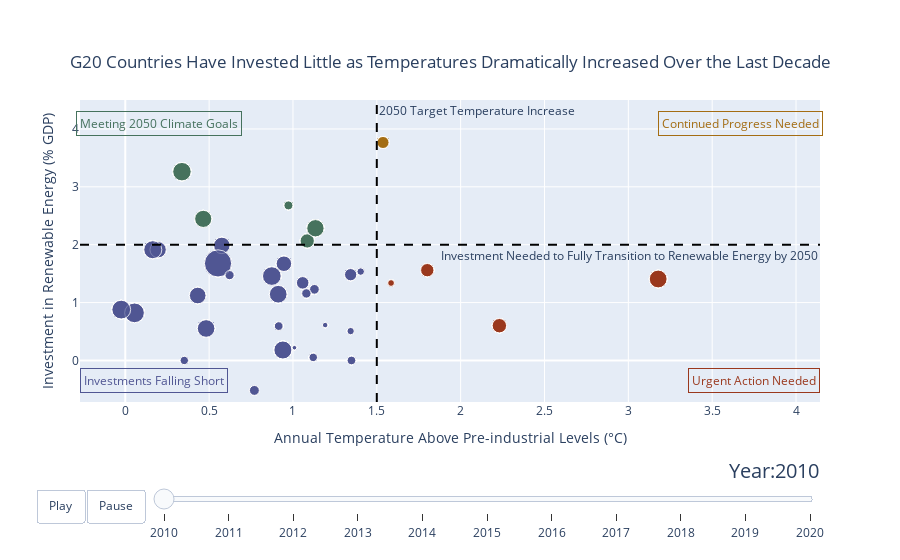

Notebook code cell kept with this figure:
### Code cell
# make plotly figure

import plotly.graph_objects as go

dataset = plotly_data.copy()

years = [2010, 2011, 2012, 2013, 2014, 2015, 2016, 2017, 2018, 2019, 2020]

# make figure
fig_dict = {
    "data": [],
    "layout": {},
    "frames": []
}

min_x_val = dataset['Temp_Change'].min()-.2
max_x_val = dataset['Temp_Change'].max()+.2
min_y_val = dataset['Investment_Percent'].min()-.2
max_y_val = dataset['Investment_Percent'].max()+.2

# fill in most of layout
fig_dict["layout"]["xaxis"] = {"range": [min_x_val, max_x_val], "title": f'Annual Temperature Above Pre-industrial Levels ({chr(176)}C)'}
fig_dict["layout"]["yaxis"] = {"range": [min_y_val, 4.5], "title": "Investment in Renewable Energy (% GDP)"}  # "type": "log" makes y-axis log scale
fig_dict["layout"]["hovermode"] = "closest"
fig_dict["layout"]["updatemenus"] = [
    {
        "buttons": [
            {
                "args": [None, {"frame": {"duration": 700, "redraw": False},
                                "fromcurrent": True, "transition": {"duration": 500,
                                                                    "easing": "quadratic-in-out"}}],
                "label": "Play",
                "method": "animate"
            },
            {
                "args": [[None], {"frame": {"duration": 0, "redraw": False},
                                  "mode": "immediate",
                                  "transition": {"duration": 0}}],
                "label": "Pause",
                "method": "animate"
            }
        ],
        "direction": "left",
        "pad": {"r": 10, "t": 87},
        "showactive": False,
        "type": "buttons",
        "x": 0.1,
        "xanchor": "right",
        "y": 0,
        "yanchor": "top"
    }
]

sliders_dict = {
    "active": 0,
    "yanchor": "top",
    "xanchor": "left",
    "currentvalue": {
        "font": {"size": 20},
        "prefix": "Year:",
        "visible": True,
        "xanchor": "right"
    },
    "transition": {"duration": 300, "easing": "cubic-in-out"},
    "pad": {"b": 10, "t": 50},
    "len": 0.9,
    "x": 0.1,
    "y": 0,
    "steps": []
}

Countries = list(plotly_data['Country'].unique())
Countries = sorted(Countries)

# make data
year = 2010
for Country in g20_countries:
    dataset_by_year = dataset[dataset["Year"] == year]
    dataset_by_year_and_country = dataset_by_year[
        dataset_by_year["Country"] == Country]

    data_dict = {
        "x": list(dataset_by_year_and_country["Temp_Change"]),
        "y": list(dataset_by_year_and_country["Investment_Percent"]),
        "mode": "markers",
        "marker": {
            "sizemode": "area",
            "sizeref": 300,
            "size": list(dataset_by_year_and_country["GDP_Per_Capita"]),
            "color": dataset_by_year_and_country.loc[dataset_by_year_and_country['Country']==Country].color_code[dataset_by_year_and_country['Year']==year]
            },
            "name": Country
            }
    fig_dict["data"].append(data_dict)

# make frames
for year in years:
    frame = {"data": [], "name": str(year)}
    for Country in g20_countries:
        dataset_by_year = dataset[dataset["Year"] == int(year)]
        dataset_by_year_and_country = dataset_by_year[
            dataset_by_year["Country"] == Country]

        data_dict = {
            "x": list(dataset_by_year_and_country["Temp_Change"]),
            "y": list(dataset_by_year_and_country["Investment_Percent"]),
            "mode": "markers",
            "marker": {
                "sizemode": "area",
                "sizeref": 300,
                "size": list(dataset_by_year_and_country["GDP_Per_Capita"]),
                "color": dataset_by_year_and_country.loc[dataset_by_year_and_country['Country']==Country].color_code[dataset_by_year_and_country['Year']==year]
                },
                "name": Country
                }
        frame["data"].append(data_dict)

    fig_dict["frames"].append(frame)
    slider_step = {"args": [
        [year],
        {"frame": {"duration": 1500, "redraw": False},
         "mode": "immediate",
         "transition": {"duration": 1500}}
    ],
        "label": year,
        "method": "animate"}
    sliders_dict["steps"].append(slider_step)


fig_dict["layout"]["sliders"] = [sliders_dict]

fig = go.Figure(fig_dict)

fig.add_hline(y=2, line_dash="dash", line_color="black", annotation_text="Investment Needed to Fully Transition to Renewable Energy by 2050", annotation_position="bottom right")
fig.add_vline(x=1.5, line_dash="dash", line_color="black", annotation_text="2050 Target Temperature Increase", annotation_position="top right")
fig.add_annotation(x=3.75, y=-.35, text="Urgent Action Needed", showarrow=False, font_size=12, bordercolor='#9A381D', font=dict(color='#9A381D'), borderpad=3)
fig.add_annotation(x=3.67, y=4.1, text="Continued Progress Needed", showarrow=False, font_size=12, bordercolor='#A46D13', font=dict(color='#A46D13'), borderpad=3)
fig.add_annotation(x=0.2, y=4.1, text="Meeting 2050 Climate Goals", showarrow=False, font_size=12, bordercolor='#46725D', font=dict(color='#46725D'), borderpad=3)
fig.add_annotation(x=0.17, y=-.35, text="Investments Falling Short", showarrow=False, font_size=12, bordercolor='#505693', font=dict(color='#505693'), borderpad=3)

fig.update_layout(
    title={
        'text': "G20 Countries Have Invested Little as Temperatures Dramatically Increased Over the Last Decade",
        'y':0.9,
        'x':0.5,
        'xanchor': 'center',
        'yanchor': 'top'},
    showlegend=False
    )

fig.show()
